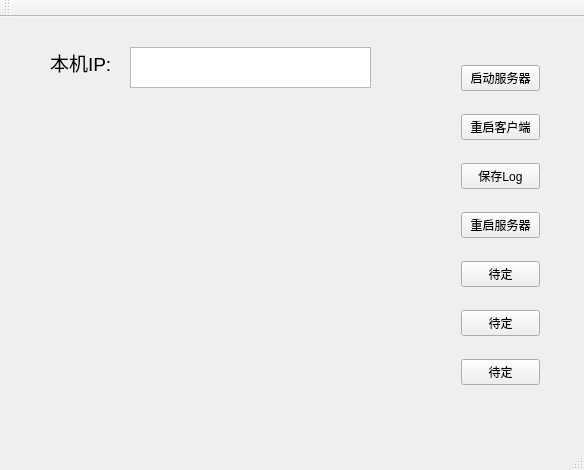
<?xml version="1.0" encoding="UTF-8"?>
<ui version="4.0">
 <class>MainWindow</class>
 <widget class="QMainWindow" name="MainWindow">
  <property name="geometry">
   <rect>
    <x>0</x>
    <y>0</y>
    <width>584</width>
    <height>470</height>
   </rect>
  </property>
  <property name="windowTitle">
   <string>MainWindow</string>
  </property>
  <widget class="QWidget" name="centralWidget">
   <widget class="QWidget" name="verticalLayoutWidget">
    <property name="geometry">
     <rect>
      <x>450</x>
      <y>20</y>
      <width>101</width>
      <height>381</height>
     </rect>
    </property>
    <layout class="QVBoxLayout" name="verticalLayout">
     <item>
      <widget class="QPushButton" name="StartServer">
       <property name="text">
        <string>启动服务器</string>
       </property>
      </widget>
     </item>
     <item>
      <widget class="QPushButton" name="RestartClient">
       <property name="text">
        <string>重启客户端</string>
       </property>
      </widget>
     </item>
     <item>
      <widget class="QPushButton" name="SaveLog">
       <property name="text">
        <string>保存Log</string>
       </property>
      </widget>
     </item>
     <item>
      <widget class="QPushButton" name="RestartServer">
       <property name="text">
        <string>重启服务器</string>
       </property>
      </widget>
     </item>
     <item>
      <widget class="QPushButton" name="pushButton_3">
       <property name="text">
        <string>待定</string>
       </property>
      </widget>
     </item>
     <item>
      <widget class="QPushButton" name="pushButton_6">
       <property name="text">
        <string>待定</string>
       </property>
      </widget>
     </item>
     <item>
      <widget class="QPushButton" name="pushButton_7">
       <property name="text">
        <string>待定</string>
       </property>
      </widget>
     </item>
    </layout>
   </widget>
   <widget class="QLabel" name="label">
    <property name="geometry">
     <rect>
      <x>50</x>
      <y>30</y>
      <width>71</width>
      <height>31</height>
     </rect>
    </property>
    <property name="font">
     <font>
      <pointsize>14</pointsize>
     </font>
    </property>
    <property name="text">
     <string>本机IP:</string>
    </property>
   </widget>
   <widget class="QTextEdit" name="IPEditBox">
    <property name="geometry">
     <rect>
      <x>130</x>
      <y>30</y>
      <width>241</width>
      <height>41</height>
     </rect>
    </property>
    <property name="font">
     <font>
      <pointsize>14</pointsize>
     </font>
    </property>
   </widget>
  </widget>
  <widget class="QMenuBar" name="menuBar">
   <property name="geometry">
    <rect>
     <x>0</x>
     <y>0</y>
     <width>584</width>
     <height>23</height>
    </rect>
   </property>
  </widget>
  <widget class="QToolBar" name="mainToolBar">
   <attribute name="toolBarArea">
    <enum>TopToolBarArea</enum>
   </attribute>
   <attribute name="toolBarBreak">
    <bool>false</bool>
   </attribute>
  </widget>
  <widget class="QStatusBar" name="statusBar"/>
 </widget>
 <layoutdefault spacing="6" margin="11"/>
 <resources/>
 <connections/>
</ui>
